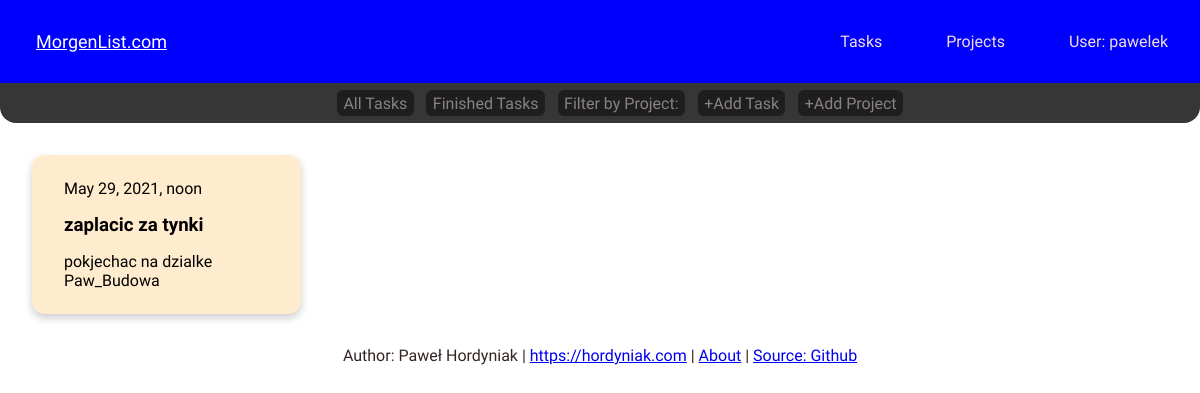
/task_done/ (signed in), run on an earlier commit of the app's database.
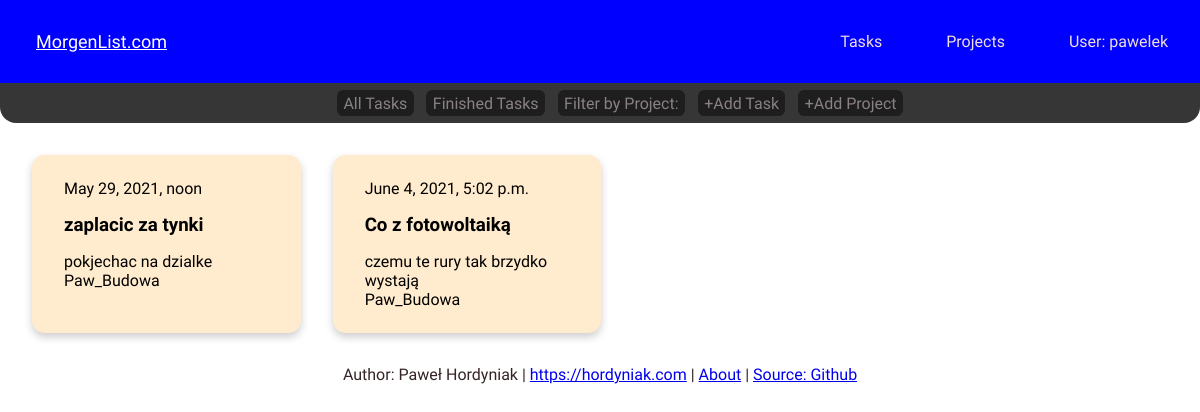
And on a later commit of the database.
### tasktrack/models.py (models this page shows, shortened)
class Task(models.Model):
    author = models.ForeignKey('auth.User', on_delete=models.CASCADE)
    project = models.ForeignKey('tasktrack.Project', related_name='Tasks', null=True, on_delete=models.CASCADE)
    title = models.CharField(max_length=200, unique=True)
    updated_on = models.DateTimeField(auto_now = True)
    description = models.TextField()
    created_on = DateTimeField(auto_now_add=True)
    status = models.IntegerField(choices=STATUS, default = 0)
    class Meta:
        ordering = ['created_on']

class Project(models.Model):
    owner = models.ForeignKey('auth.User', on_delete=models.CASCADE)
    title = models.CharField(max_length=24, unique=True)
    status = models.IntegerField(choices=STATUS, default = 0)
    def __str__(self) -> str:
        return self.title

### tasktrack/views.py (the view)
# urls.py: path('task_done/', views.TaskListDone.as_view(), name='task_done'),
class TaskListDone(LoginRequiredMixin, generic.ListView):
    login_url = '/login/'
    model = Task
    context_object_name = 'task_list'
    template_name = "task_list.html"
    def get_context_data(self, **kwargs):
        context = super().get_context_data(**kwargs)
        context['task_list'] = context['task_list'].filter(author=self.request.user)
        context['task_list'] = context['task_list'].filter(status=1).order_by('created_on')
        context['projects'] = Project.objects.filter(owner=self.request.user)
        return context

### tasktrack/templates/task_list.html (shortened to what this page needs)
{% extends "base.html" %}
{% block content %}
<nav class="sub-navbar">
    <ul class="nav-links">
        <li class="sub-nav-link"><a href="{% url 'task_list' %}">All Tasks</a></li>
        <li class="sub-nav-link"><a href="{% url 'task_done' %}">Finished Tasks</a></li>
        <li class="sub-nav-link"> <div class="dropdown">
            <a href='#' class="drop-btn">Filter by Project:</a>
          </div> </li>
          <li class="sub-nav-link"><a href="{% url 'create_task' %}">+Add Task</a></li>
          <li class="sub-nav-link"><a href="{% url 'create_project' %}">+Add Project</a></li>
    </ul>
</nav>
<div class='taskfield'>
{% if project %}
    {% for task in project.Tasks.all %}
        {% if task.status == 0 %}
        <div class="task">
            <a href="{% url 'edit_task' pk=task.pk %}">
            <div class="container">
                <p>{{ task.created_on }}</p>
                <h3 class = "title">{{ task.title }}</h3>
                <p>{{ task.description }}<br>
                {{ task.project }}<br>
            </div> </a>
        </div>
        {% endif %}
    {% empty %}
    <p>List is empty</p>
    {% endfor %}
{% else %}
    {% for task in task_list %}
        <div class="task">
            <a href="{% url 'edit_task' pk=task.pk %}">
            <div class="container">
                <p>{{ task.created_on }}</p>
                <h3 class = "title">{{ task.title }}</h3>
                <p>{{ task.description }}<br>
                {{ task.project }}<br>
            </div> </a>
        </div>
    {% empty %}
    <p>List is empty</p>
    {% endfor %}
{% endif %}
</div>
{% endblock %}

What changed in the data, as far as the page shows it:
added Task: created_on "June 4, 2021, 5:02 p.m.", title "Co z fotowoltaiką", description "czemu te rury tak brzydko wystają", project "Paw_Budowa"
